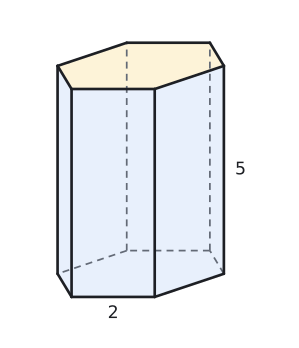

Recreate this plot in Python.
import sys; sys.path.insert(0, "tools")
from cizim import *

# Eğik izdüşüm: genişlik (x) ve yükseklik (z) gerçek ölçüde, derinlik (y) yarıya kısaltılmış ve 40° eğik.
KD, TETA = 0.5, np.radians(40)
CX, SY = KD * np.cos(TETA), KD * np.sin(TETA)
GOZ = np.array([CX, -1.0, SY])  # bakan göze doğru yön

def P(p):
    x, y, z = p
    return np.array([x + CX * y, z + SY * y])

def prizma(ax, taban, v, renkler=None, lw=2.0):
    """taban: dışbükey çokgenin 3B köşeleri, v: öteleme vektörü (yanal ayrıt). Görünmeyen ayrıtlar kesikli."""
    taban = [np.array(t, float) for t in taban]; v = np.array(v, float); n = len(taban)
    ust = [t + v for t in taban]; merkez = sum(taban) / n + v / 2
    yuzler = [list(range(n)), list(range(n, 2 * n))] + [[i, (i + 1) % n, n + (i + 1) % n, n + i] for i in range(n)]
    kose = taban + ust; gorunur = []
    for y in yuzler:
        a, b, c = kose[y[0]], kose[y[1]], kose[y[2]]
        nor = np.cross(b - a, c - a)
        if np.dot(nor, sum(kose[i] for i in y) / len(y) - merkez) < 0: nor = -nor
        gorunur.append(np.dot(nor, GOZ) > 1e-9)
    renkler = renkler or {}
    for k, y in enumerate(yuzler):
        if k in renkler and gorunur[k]:
            ax.add_patch(patches.Polygon([P(kose[i]) for i in y], closed=True, facecolor=renkler[k], edgecolor="none", zorder=1))
    kenarlar = {}
    for k, y in enumerate(yuzler):
        for j in range(len(y)):
            e = tuple(sorted((y[j], y[(j + 1) % len(y)])))
            kenarlar[e] = kenarlar.get(e, False) or gorunur[k]
    for (i, j), g in kenarlar.items():
        a, b = P(kose[i]), P(kose[j])
        if g: ax.plot([a[0], b[0]], [a[1], b[1]], color=YAZI, lw=lw, zorder=4, solid_capstyle="round")
        else: ax.plot([a[0], b[0]], [a[1], b[1]], color=SOLUK, lw=1.3, ls=(0, (4, 3)), zorder=2)
    return kose

def cizgi(ax, p, q, renk=KIRMIZI, lw=2.4, ls="-", z=5):
    a, b = P(p), P(q); ax.plot([a[0], b[0]], [a[1], b[1]], color=renk, lw=lw, ls=ls, zorder=z)

def yaz(ax, p, s, dx=0.0, dy=0.0, renk=YAZI, boy=13, **kw):
    q = P(p); ax.text(q[0] + dx, q[1] + dy, s, ha=kw.pop("ha", "center"), va=kw.pop("va", "center"), color=renk, fontsize=boy, zorder=7, **kw)

def dik(ax, k, u, w, r=0.4, renk=YAZI):
    k, u, w = np.array(k, float), np.array(u, float), np.array(w, float)
    u = u / np.linalg.norm(u); w = w / np.linalg.norm(w)
    pts = [P(k + r * u), P(k + r * u + r * w), P(k + r * w)]
    ax.plot([p[0] for p in pts], [p[1] for p in pts], color=renk, lw=1.3, zorder=6)

def bitir(ax, pay=0.6):
    ax.set_aspect("equal"); ax.axis("off"); ax.autoscale_view(); ax.margins(0.04)
# Alıştırma 7: düzgün altıgen dik prizma, taban ayrıtı 2, yükseklik 5
fig, ax = sekil(3.8, 4.6)
r = 2
taban = [(r * np.cos(np.radians(60 * i)), r * np.sin(np.radians(60 * i)), 0) for i in range(6)]
k = prizma(ax, taban, (0, 0, 5), renkler={1: SARI_ACIK, **{j: MAVI_ACIK for j in range(2, 8)}})
# ön-alt ayrıt (i=4 -> 5) ve sağ ön dikey ayrıt
p, q = np.array(taban[4]), np.array(taban[5])
yaz(ax, tuple((p + q) / 2), "2", dy=-0.4)
yaz(ax, (taban[0][0], taban[0][1], 2.5), "5", dx=0.4)
ax.set_xlim(-3.2, 3.6); ax.set_ylim(-1.6, 6.4)
ax.set_aspect("equal"); ax.axis("off")
kaydet(fig, __file__)
